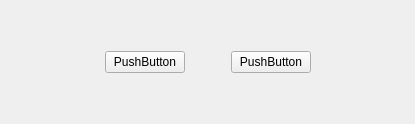
<?xml version="1.0" encoding="UTF-8"?>
<ui version="4.0">
 <class>ButtonGroup</class>
 <widget class="QWidget" name="ButtonGroup">
  <property name="geometry">
   <rect>
    <x>0</x>
    <y>0</y>
    <width>415</width>
    <height>124</height>
   </rect>
  </property>
  <property name="windowTitle">
   <string>Form</string>
  </property>
  <layout class="QVBoxLayout" name="verticalLayout">
   <property name="spacing">
    <number>0</number>
   </property>
   <property name="leftMargin">
    <number>0</number>
   </property>
   <property name="topMargin">
    <number>0</number>
   </property>
   <property name="rightMargin">
    <number>0</number>
   </property>
   <property name="bottomMargin">
    <number>0</number>
   </property>
   <item>
    <widget class="QStackedWidget" name="stackedWidget">
     <property name="currentIndex">
      <number>2</number>
     </property>
     <widget class="QWidget" name="startPage">
      <layout class="QHBoxLayout" name="horizontalLayout_2">
       <item>
        <spacer name="horizontalSpacer">
         <property name="orientation">
          <enum>Qt::Horizontal</enum>
         </property>
         <property name="sizeHint" stdset="0">
          <size>
           <width>155</width>
           <height>20</height>
          </size>
         </property>
        </spacer>
       </item>
       <item>
        <widget class="MyButton" name="start">
         <property name="text">
          <string>PushButton</string>
         </property>
        </widget>
       </item>
       <item>
        <spacer name="horizontalSpacer_2">
         <property name="orientation">
          <enum>Qt::Horizontal</enum>
         </property>
         <property name="sizeHint" stdset="0">
          <size>
           <width>154</width>
           <height>20</height>
          </size>
         </property>
        </spacer>
       </item>
      </layout>
     </widget>
     <widget class="QWidget" name="playCardPage">
      <layout class="QHBoxLayout" name="horizontalLayout">
       <item>
        <spacer name="horizontalSpacer_3">
         <property name="orientation">
          <enum>Qt::Horizontal</enum>
         </property>
         <property name="sizeHint" stdset="0">
          <size>
           <width>155</width>
           <height>20</height>
          </size>
         </property>
        </spacer>
       </item>
       <item>
        <widget class="MyButton" name="playCard">
         <property name="text">
          <string>PushButton</string>
         </property>
        </widget>
       </item>
       <item>
        <spacer name="horizontalSpacer_4">
         <property name="orientation">
          <enum>Qt::Horizontal</enum>
         </property>
         <property name="sizeHint" stdset="0">
          <size>
           <width>154</width>
           <height>20</height>
          </size>
         </property>
        </spacer>
       </item>
      </layout>
     </widget>
     <widget class="QWidget" name="PassOrPlayPage">
      <layout class="QHBoxLayout" name="horizontalLayout_3">
       <item>
        <spacer name="horizontalSpacer_5">
         <property name="orientation">
          <enum>Qt::Horizontal</enum>
         </property>
         <property name="sizeHint" stdset="0">
          <size>
           <width>89</width>
           <height>20</height>
          </size>
         </property>
        </spacer>
       </item>
       <item>
        <widget class="MyButton" name="pass">
         <property name="text">
          <string>PushButton</string>
         </property>
        </widget>
       </item>
       <item>
        <spacer name="horizontalSpacer_6">
         <property name="orientation">
          <enum>Qt::Horizontal</enum>
         </property>
         <property name="sizeType">
          <enum>QSizePolicy::Fixed</enum>
         </property>
         <property name="sizeHint" stdset="0">
          <size>
           <width>40</width>
           <height>15</height>
          </size>
         </property>
        </spacer>
       </item>
       <item>
        <widget class="MyButton" name="playCard1">
         <property name="text">
          <string>PushButton</string>
         </property>
        </widget>
       </item>
       <item>
        <spacer name="horizontalSpacer_7">
         <property name="orientation">
          <enum>Qt::Horizontal</enum>
         </property>
         <property name="sizeHint" stdset="0">
          <size>
           <width>89</width>
           <height>20</height>
          </size>
         </property>
        </spacer>
       </item>
      </layout>
     </widget>
     <widget class="QWidget" name="callLordPage">
      <layout class="QHBoxLayout" name="horizontalLayout_4">
       <item>
        <spacer name="horizontalSpacer_12">
         <property name="orientation">
          <enum>Qt::Horizontal</enum>
         </property>
         <property name="sizeHint" stdset="0">
          <size>
           <width>3</width>
           <height>20</height>
          </size>
         </property>
        </spacer>
       </item>
       <item>
        <widget class="MyButton" name="giveup">
         <property name="text">
          <string>PushButton</string>
         </property>
        </widget>
       </item>
       <item>
        <spacer name="horizontalSpacer_8">
         <property name="orientation">
          <enum>Qt::Horizontal</enum>
         </property>
         <property name="sizeType">
          <enum>QSizePolicy::Fixed</enum>
         </property>
         <property name="sizeHint" stdset="0">
          <size>
           <width>10</width>
           <height>20</height>
          </size>
         </property>
        </spacer>
       </item>
       <item>
        <widget class="MyButton" name="oneScore">
         <property name="text">
          <string>PushButton</string>
         </property>
        </widget>
       </item>
       <item>
        <spacer name="horizontalSpacer_9">
         <property name="orientation">
          <enum>Qt::Horizontal</enum>
         </property>
         <property name="sizeType">
          <enum>QSizePolicy::Fixed</enum>
         </property>
         <property name="sizeHint" stdset="0">
          <size>
           <width>10</width>
           <height>20</height>
          </size>
         </property>
        </spacer>
       </item>
       <item>
        <widget class="MyButton" name="twoScore">
         <property name="text">
          <string>PushButton</string>
         </property>
        </widget>
       </item>
       <item>
        <spacer name="horizontalSpacer_10">
         <property name="orientation">
          <enum>Qt::Horizontal</enum>
         </property>
         <property name="sizeType">
          <enum>QSizePolicy::Fixed</enum>
         </property>
         <property name="sizeHint" stdset="0">
          <size>
           <width>10</width>
           <height>20</height>
          </size>
         </property>
        </spacer>
       </item>
       <item>
        <widget class="MyButton" name="threeScore">
         <property name="text">
          <string>PushButton</string>
         </property>
        </widget>
       </item>
       <item>
        <spacer name="horizontalSpacer_11">
         <property name="orientation">
          <enum>Qt::Horizontal</enum>
         </property>
         <property name="sizeHint" stdset="0">
          <size>
           <width>3</width>
           <height>20</height>
          </size>
         </property>
        </spacer>
       </item>
      </layout>
     </widget>
     <widget class="QWidget" name="nullPage"/>
    </widget>
   </item>
  </layout>
 </widget>
 <customwidgets>
  <customwidget>
   <class>MyButton</class>
   <extends>QPushButton</extends>
   <header>mybutton.h</header>
  </customwidget>
 </customwidgets>
 <resources/>
 <connections/>
</ui>
